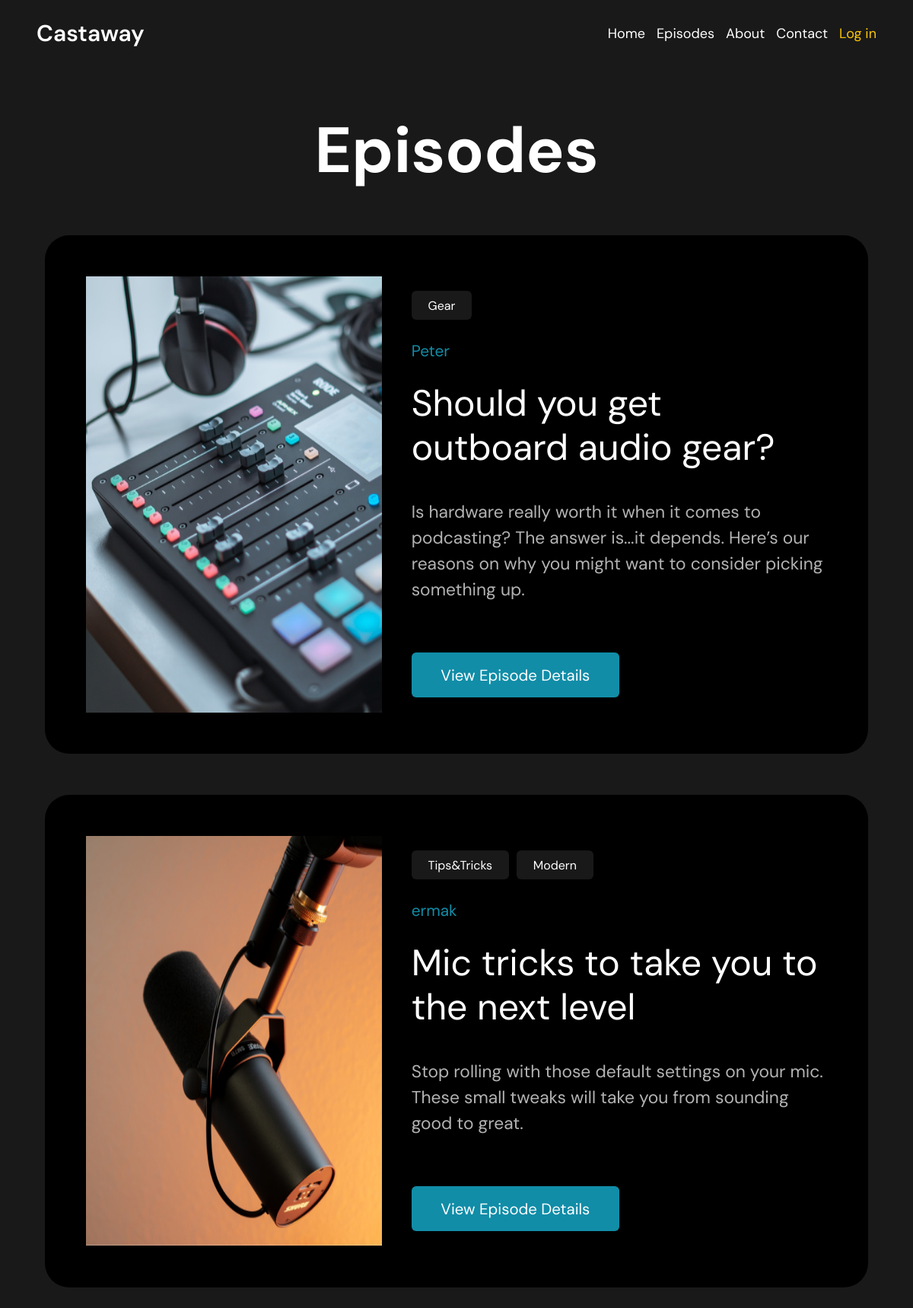
/episodes/, run on the app's committed database.
### home/models.py (models this page shows, shortened)
class Episodes(models.Model):
    title = models.CharField(max_length=255)
    slug = models.SlugField(max_length=100, unique=True)
    description = models.CharField(max_length=200)
    content = models.TextField()
    image = models.ImageField()
    tags = models.ManyToManyField('Tags', related_name='tags')
    time_create = models.DateTimeField(auto_now_add=True)
    time_update = models.DateTimeField(auto_now=True)
    author = models.ForeignKey(User, on_delete=models.PROTECT)
    def get_absolute_url(self):
        return reverse('episodes_detail', kwargs={"episode_id": self.pk})
    class Meta:
        verbose_name_plural = 'Episodes'

class Tags(models.Model):
    name = models.CharField(max_length=50)
    slug = models.SlugField(max_length=50, unique=True)
    def get_absolute_url(self):
        return reverse('show_tags', kwargs={"tag_slug": self.slug})
    class Meta:
        verbose_name_plural = 'Tags'

### home/views.py (the view)
# urls.py: path('episodes/', views.show_episodes, name='show_episodes'),
def show_episodes(request):
    episodes = Episodes.objects.all()
    tags = Tags.objects.all()
    return render(request, 'episodes.html', {'episodes': episodes, 'tags': tags})

### home/templates/episodes.html (shortened to what this page needs)
{% extends 'base.html' %}
{% block content %}
<section class="section-2">
    <h1 class="section-2-header">Episodes</h1>
    <div class="episodes">
        <div class="episodes-content">
            {% for ep in episodes %}
            <div class="episodes-content-card">
                <img src="{{ ep.image.url }}" alt="">
                <div class="episodes-content-card-description">
                    <div class="section-2-tags">
                        {% for tag in ep.tags.all %}
                        <a href="{{ tag.get_absolute_url }}">{{ tag.name }}</a>
                        {% endfor %}
                    </div>
                    <p class="ep-num">{{ ep.author }}</p>
                    <h1>{{ ep.title|capfirst }}</h1>
                    <p class="ep-content">{{ ep.description }}</p>
                    <a class="get-absolute-url" href="{{ ep.get_absolute_url }}">
                        <button type="button">View Episode Details</button>
                    </a>
                </div>
            </div>
            {% endfor %}
        </div>
    </div>
</section>
{% endblock %}

### home/static/css/styles.css (style rules this page uses)
* { margin: 0; padding: 0; box-sizing: border-box; color: #fff; font-family: "DM Sans", serif; }
body { background-color: #191919; }
a { text-decoration: none; color: #fff; }
button { border: none; outline: none; align-self: center; padding: 1.5%; border-radius: 6px; display: inline-block; }
.section-2 { padding: 0 3% 5% 3%; }
.section-2-header { text-align: center; font-size: 7vw; padding: 5% 0 3% 0; }
.episodes-content { display: flex; flex-direction: column; padding: 2%; }
.episodes-content-card { padding: 5%; display: flex; background-color: #000; border-radius: 32px; margin-bottom: 5%; }
.episodes-content-card img { margin-right: 4%; }
.episodes-content-card-description { padding: 2% 0; }
.episodes-content-card-description h1 { margin: 5% 0 7% 0; font-weight: 400; line-height: 1.2em; font-size: 4vw; }
.episodes-content-card-description a { display: inline-block; text-align: center; border-radius: 6px; }
.episodes-content-card-description button { border-radius: 6px; display: inline-block; background-color: #118DA8; width: 50%; text-align: center; font-size: 1.7vw; }
.ep-num { color: #118DA8; font-size: 1.3em; }
.ep-content { max-width: 100%; opacity: 70%; overflow: scroll; max-height: 40%; font-size: 1.9vw; margin-bottom: 12%; line-height: 1.5em; }
.get-absolute-url { width: 50%; }
.get-absolute-url button { padding: 6% 1.5%; width: 100%; }
.section-2-tags { display: flex; flex-wrap: wrap; align-content: ; gap: 10px; margin-bottom: 5%; }
.section-2-tags a { margin: 0; padding: 1.5% 4%; background-color: #191919; }

### data on the page
Episodes: image (picture), author "Peter", title "Should you get outboard audio gear?", description "Is hardware really worth it when it comes to podcasting? The answer is...it depends. Here’s our reasons on why you might want to consider picking something up."
Tags: name "Gear"
Episodes: image (picture), author "ermak", title "Mic tricks to take you to the next level", description "Stop rolling with those default settings on your mic. These small tweaks will take you from sounding good to great."
Tags: name "Tips&Tricks"
Tags: name "Modern"
